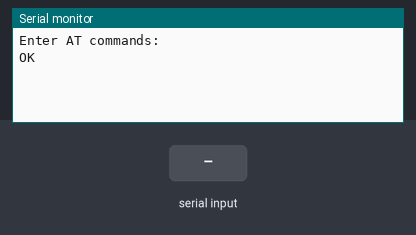
Simulated run of this sketch. Board: Arduino Uno, built with avr-gcc and run on an emulated ATmega328P. Shown: the last lines printed to the serial monitor. The inputs (shaded band) are chosen by the test bench. The modem accepts every AT command (registered, SIM ready, sends succeed) and sends nothing else.

Above: at 2.3 s.
2.4 s: "1" received over the second serial link
At 3.6 s:
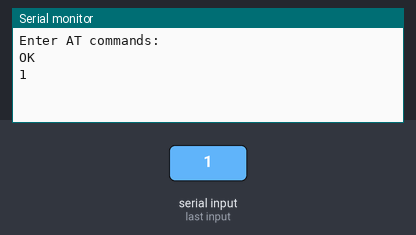
3.9 s: "0" received over the second serial link
At 4.8 s:
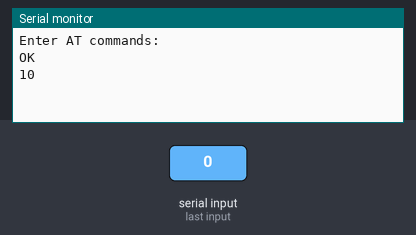

Measured:
- after the input at 2.4 s, the serial monitor: prints a new line at once (image 1)
- after the input at 3.9 s, the serial monitor: prints a new line at once (image 2)

The sketch:

modoAT.ino
```cpp
#include <SoftwareSerial.h>

#define RxD 10
#define TxD 11
#define KEY 4

SoftwareSerial BTSerial(RxD, TxD);

void setup()
{
  pinMode(KEY, OUTPUT);
  digitalWrite(KEY, HIGH); //Modo AT

  delay(500);

  BTSerial.flush();
  delay(500);
  BTSerial.begin(38400);
  Serial.begin(9600);
  Serial.println("Enter AT commands:");

  BTSerial.print("AT\r\n");
  delay(100);

}

void loop()
{

  if (BTSerial.available())
    Serial.write(BTSerial.read());

  if (Serial.available())
    BTSerial.write(Serial.read());

}
```
